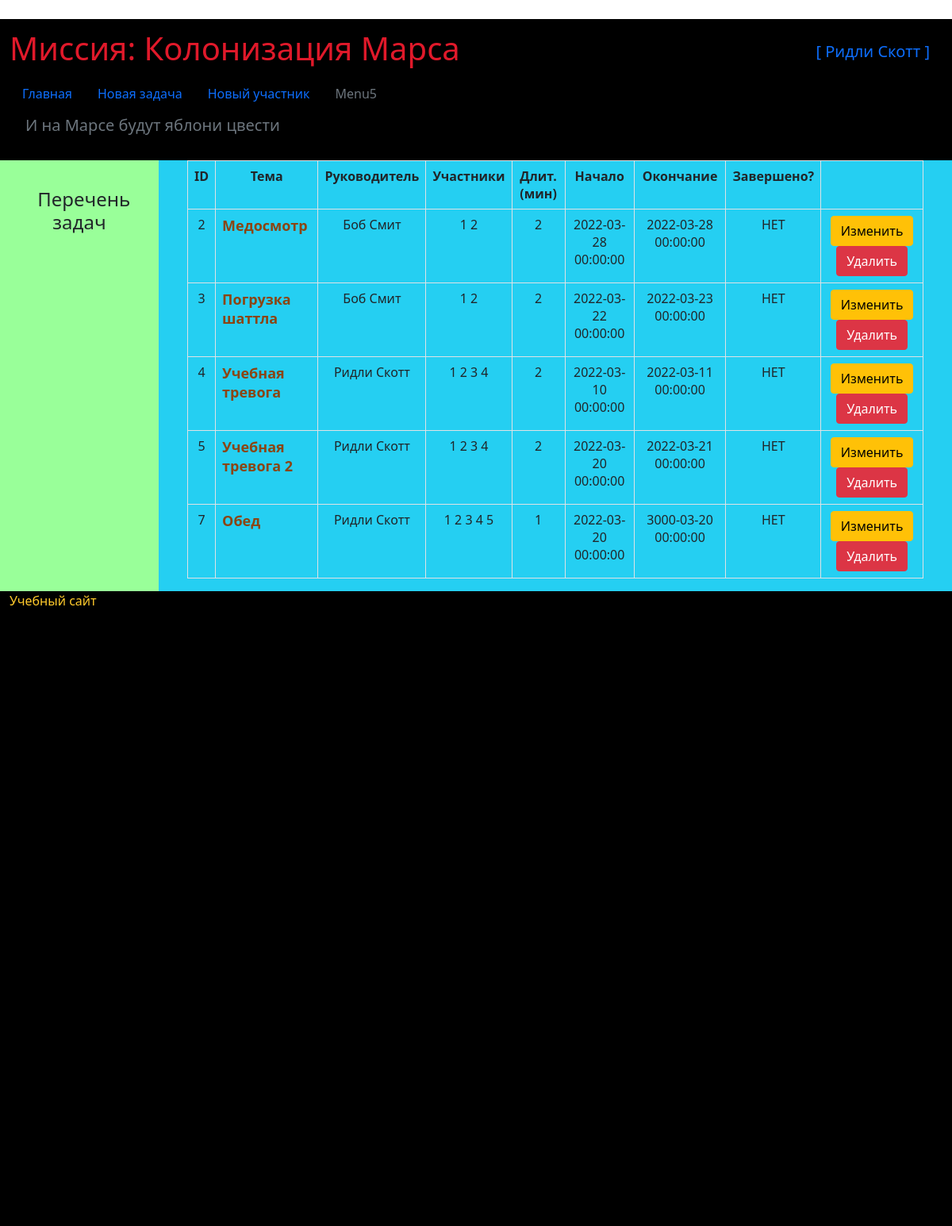
Page /index (signed in) on the committed database.
### data/users.py (models this page shows, shortened)
class User(SqlAlchemyBase, UserMixin, SerializerMixin):
    __tablename__ = 'users'
    id = sqlalchemy.Column(sqlalchemy.Integer, primary_key=True, autoincrement=True)
    surname = sqlalchemy.Column(sqlalchemy.String, nullable=True)
    name = sqlalchemy.Column(sqlalchemy.String, nullable=True)
    age = sqlalchemy.Column(sqlalchemy.Integer, nullable=True)
    position = sqlalchemy.Column(sqlalchemy.String, nullable=True)
    speciality = sqlalchemy.Column(sqlalchemy.String, nullable=True)
    address = sqlalchemy.Column(sqlalchemy.String, nullable=True)
    email = sqlalchemy.Column(sqlalchemy.String, index=True, unique=True, nullable=True)
    hashed_password = sqlalchemy.Column(sqlalchemy.String, nullable=True)
    modifed_date = sqlalchemy.Column(sqlalchemy.DateTime, default=datetime.datetime.now)
    token = sqlalchemy.Column(sqlalchemy.String)
    token_exp = sqlalchemy.Column(sqlalchemy.DateTime)
    jobs = orm.relation("Jobs", back_populates='user')

### data/jobs.py (models this page shows)
class Jobs(SqlAlchemyBase, SerializerMixin):
    __tablename__ = 'jobs'
    id = sqlalchemy.Column(sqlalchemy.Integer, primary_key=True, autoincrement=True)
    job = sqlalchemy.Column(sqlalchemy.String, nullable=True)
    work_size = sqlalchemy.Column(sqlalchemy.Integer, nullable=True)
    collaborators = sqlalchemy.Column(sqlalchemy.String, nullable=True)
    start_date = sqlalchemy.Column(sqlalchemy.DateTime, nullable=True)
    end_date = sqlalchemy.Column(sqlalchemy.DateTime, nullable=True)
    is_finished = sqlalchemy.Column(sqlalchemy.Boolean, default=True)
    team_leader = sqlalchemy.Column(sqlalchemy.Integer, sqlalchemy.ForeignKey("users.id"))
    user = orm.relation('User')

### main.py (the view)
@app.route("/index")
@login_required
def index():
    jobs = g.db_sess.query(Jobs)
    return render_template("index.html", jobs=jobs)

### data/db_session.py (called while the page is built)
def create_session() -> Session:
    global __factory
    if not __factory:
        global_init('db/mars_explorer.db')
    return __factory()

### main.py (called while the page is built)
@app.before_request
def before_request():
    g.db_sess = db_session.create_session()

@app.teardown_request
def teardown_request(teardown):
    g.db_sess.close()

@login_manager.user_loader
def load_user(user_id):
    return g.db_sess.query(User).get(user_id)

### templates/index.html
{% extends "base.html" %}
{% block left %}
<h4>Перечень задач</h4>
{% endblock %}
{% block content %}
<div class="container-fluid col-md6">
    <table class="table table-bordered">
        <tr>
            <th class="th1">ID</th>
            <th class="th1">Тема</th>
            <th class="th1">Руководитель</th>
            <th class="th1">Участники</th>
            <th class="th1">Длит.(мин)</th>
            <th class="th1">Начало</th>
            <th class="th1">Окончание</th>
            <th class="th1">Завершено?</th>
            <th></th>
        </tr>
        {% for item in jobs%}
        <tr>
            <td class="td1">{{item.id}}</td>
            <td class="header-journ td1">{{item.job}}</td>
            <td class="td1">{{item.user.name}} {{item.user.surname}}</td>
            <td class="td1">{{item.collaborators}}</td>
            <td class="td1">{{item.work_size}}</td>
            <td class="td1">{{item.start_date}}</td>
            <td class="td1">{{item.end_date}}</td>
            <td class="td1" style="text-align: center">
                {% if item.is_finished %}
                ДА
                {% else %}
                НЕТ
                {% endif %}
            </td>
            {% if current_user.is_authenticated and (current_user == item.user or current_user.id == 1) %}
            <td class="td1">
                <a href="/edit_job/{{ item.id }}" class="btn btn-warning">
                    Изменить
                </a>
                <a href="/delete_job/{{ item.id }}" class="btn btn-danger">
                    Удалить
                </a>
            </td>
            {% endif %}
        </tr>
        {% endfor %}
    </table>
</div>
{% endblock %}

### templates/base.html (shortened to what this page needs)
﻿<!DOCTYPE html>
<html lang="ru">
<head>
    <link href="https://cdn.jsdelivr.net/npm/bootstrap@5.1.3/dist/css/bootstrap.min.css" rel="stylesheet"
>
    <link rel="stylesheet" type="text/css" href="/static/css/style.css">
    <div class="container-fluid navbar bg-black">
            <div class="navbar-brand"><h1>Миссия: Колонизация Марса</h1></div>
            {% if current_user.is_authenticated %}
            <a class="navbar-brand" href="/logout">[ {{ current_user.name }} {{ current_user.surname }} ]</a>
            {% else %}
            <p>
                <a class="btn btn-primary " href="/register">Зарегистрироваться</a>
                <a class="btn btn-success" href="/login">Войти</a>
            </p>
            {% endif %}
            <ul class="nav">
                <il class="nav-item"><a class="nav-link active" href="/index">Главная</a></il>
                <il class="nav-item"><a class="nav-link" href="/add_jobs">Новая задача</a></il>
                <il class="nav-item"><a class="nav-link" href="/register">Новый участник</a></il>
                <il class="nav-item"><a class="nav-link disabled" href="#5">Menu5</a></il>
            </ul>
    </div>
</head>
<body>
<div class="container-fluid  my-background"><h5>И на Марсе будут яблони цвести</h5><br></div>
<div class="container-fluid">
    <div class="row">
        <div class="col-md-2 left-block">{% block left %} {% endblock %}</div>
        <div class="col-md-10 main-block">{% block content %} {% endblock %}</div>
    </div>
</div>
</body>
<footer>
    <div class="container-fluid footer">
        Учебный сайт
    </div>
</footer>
</html>

### static/css/style.css (style rules this page uses)
h4 { text-align: center; padding: 20%; }
h5 { padding-left: 20px; text-align: left; color: #6c757d; }
.left-block { background-color: #99ff99; }
.main-block { background-color: #25cff2; }
.th1 { text-align: center; }
.td1 { text-align: center; }
.header-journ { text-align: left; font-size: 18px; font-weight: bold; color: saddlebrown; }
.my-background { background-color: #000000; }
.footer { color: #ffca2c; height: 100%; width: 100%; vertical-align: bottom; background-color: black; }

### rows in the picture
User: name "Ридли", surname "Скотт"
Jobs: id "2", job "Медосмотр", user.name "Боб", user.surname "Смит", collaborators "1 2", work_size "2", start_date "2022-03-28 00:00:00", end_date "2022-03-28 00:00:00", is_finished "НЕТ"
Jobs: id "3", job "Погрузка шаттла", user.name "Боб", user.surname "Смит", collaborators "1 2", work_size "2", start_date "2022-03-22 00:00:00", end_date "2022-03-23 00:00:00", is_finished "НЕТ"
Jobs: id "4", job "Учебная тревога", user.name "Ридли", user.surname "Скотт", collaborators "1 2 3 4", work_size "2", start_date "2022-03-10 00:00:00", end_date "2022-03-11 00:00:00", is_finished "НЕТ"
Jobs: id "5", job "Учебная тревога 2", user.name "Ридли", user.surname "Скотт", collaborators "1 2 3 4", work_size "2", start_date "2022-03-20 00:00:00", end_date "2022-03-21 00:00:00", is_finished "НЕТ"
Jobs: id "7", job "Обед", user.name "Ридли", user.surname "Скотт", collaborators "1 2 3 4 5", work_size "1", start_date "2022-03-20 00:00:00", end_date "3000-03-20 00:00:00", is_finished "НЕТ"
